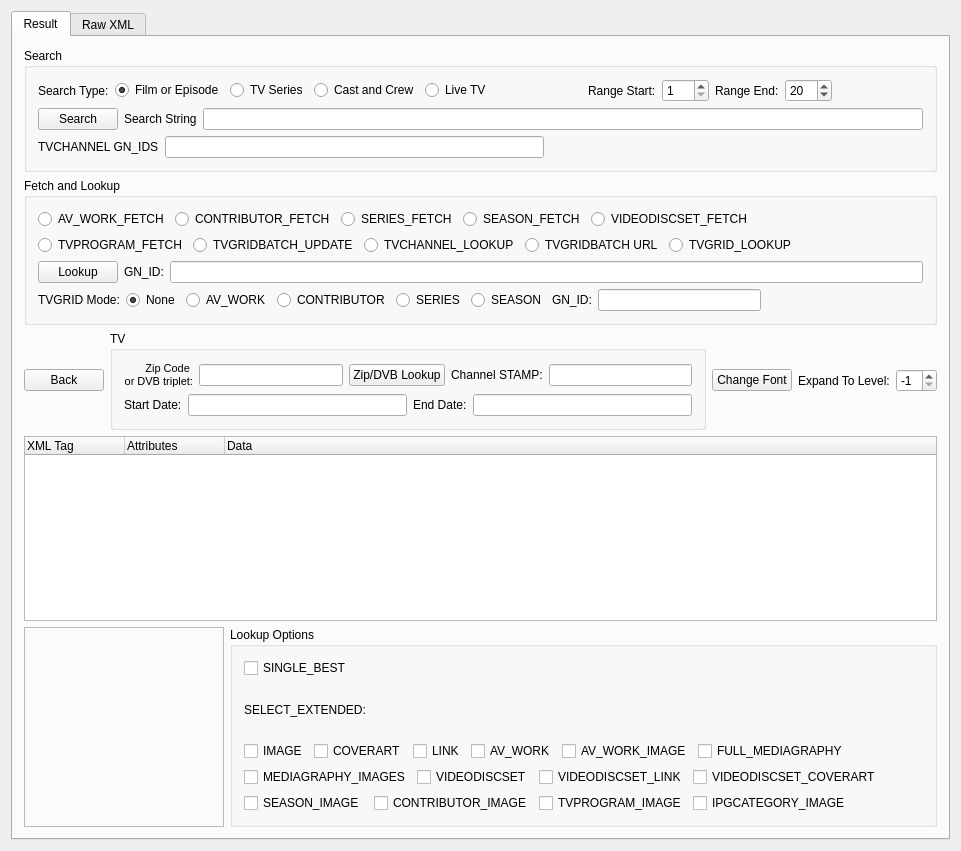
<?xml version="1.0" encoding="UTF-8"?>
<ui version="4.0">
 <class>webapi_refClass</class>
 <widget class="QWidget" name="webapi_refClass">
  <property name="geometry">
   <rect>
    <x>0</x>
    <y>0</y>
    <width>961</width>
    <height>851</height>
   </rect>
  </property>
  <property name="windowTitle">
   <string>EyeQ Reference Application</string>
  </property>
  <layout class="QVBoxLayout" name="verticalLayout">
   <item>
    <widget class="QTabWidget" name="tabWidget">
     <property name="currentIndex">
      <number>0</number>
     </property>
     <widget class="QWidget" name="tab_result">
      <attribute name="title">
       <string>Result</string>
      </attribute>
      <layout class="QGridLayout" name="gridLayout_6">
       <item row="0" column="0">
        <widget class="QGroupBox" name="groupBox">
         <property name="title">
          <string>Search</string>
         </property>
         <layout class="QVBoxLayout" name="verticalLayout_8">
          <item>
           <layout class="QHBoxLayout" name="horizontalLayout_26">
            <item>
             <layout class="QHBoxLayout" name="horizontalLayout_27">
              <item>
               <widget class="QLabel" name="label_18">
                <property name="text">
                 <string>Search Type:</string>
                </property>
               </widget>
              </item>
              <item>
               <widget class="QRadioButton" name="search_film_radioButton">
                <property name="text">
                 <string>Film or Episode</string>
                </property>
                <property name="checked">
                 <bool>true</bool>
                </property>
               </widget>
              </item>
              <item>
               <widget class="QRadioButton" name="search_series_radioButton">
                <property name="text">
                 <string>TV Series</string>
                </property>
               </widget>
              </item>
              <item>
               <widget class="QRadioButton" name="search_cast_radioButton">
                <property name="text">
                 <string>Cast and Crew</string>
                </property>
               </widget>
              </item>
              <item>
               <widget class="QRadioButton" name="search_live_tv_radioButton">
                <property name="text">
                 <string>Live TV</string>
                </property>
               </widget>
              </item>
             </layout>
            </item>
            <item>
             <spacer name="horizontalSpacer">
              <property name="orientation">
               <enum>Qt::Horizontal</enum>
              </property>
              <property name="sizeHint" stdset="0">
               <size>
                <width>40</width>
                <height>20</height>
               </size>
              </property>
             </spacer>
            </item>
            <item>
             <widget class="QLabel" name="label_6">
              <property name="text">
               <string>Range Start:</string>
              </property>
             </widget>
            </item>
            <item>
             <widget class="QSpinBox" name="range_start_spinBox">
              <property name="minimum">
               <number>1</number>
              </property>
              <property name="maximum">
               <number>100</number>
              </property>
             </widget>
            </item>
            <item>
             <widget class="QLabel" name="label_7">
              <property name="text">
               <string>Range End:</string>
              </property>
             </widget>
            </item>
            <item>
             <widget class="QSpinBox" name="range_end_spinBox">
              <property name="minimum">
               <number>1</number>
              </property>
              <property name="maximum">
               <number>100</number>
              </property>
              <property name="value">
               <number>20</number>
              </property>
             </widget>
            </item>
            <item>
             <spacer name="horizontalSpacer_8">
              <property name="orientation">
               <enum>Qt::Horizontal</enum>
              </property>
              <property name="sizeHint" stdset="0">
               <size>
                <width>40</width>
                <height>20</height>
               </size>
              </property>
             </spacer>
            </item>
           </layout>
          </item>
          <item>
           <layout class="QHBoxLayout" name="horizontalLayout_28">
            <item>
             <widget class="QPushButton" name="textsearch_search_pushButton">
              <property name="text">
               <string>Search</string>
              </property>
             </widget>
            </item>
            <item>
             <widget class="QLabel" name="textsearch_all_label_2">
              <property name="text">
               <string>Search String</string>
              </property>
             </widget>
            </item>
            <item>
             <widget class="QLineEdit" name="search_lineEdit"/>
            </item>
           </layout>
          </item>
          <item>
           <layout class="QHBoxLayout" name="horizontalLayout_12">
            <item>
             <widget class="QLabel" name="tvchannelid_label">
              <property name="enabled">
               <bool>true</bool>
              </property>
              <property name="text">
               <string>TVCHANNEL GN_IDS</string>
              </property>
             </widget>
            </item>
            <item>
             <widget class="QLineEdit" name="tvchannelid_lineEdit"/>
            </item>
            <item>
             <spacer name="horizontalSpacer_10">
              <property name="orientation">
               <enum>Qt::Horizontal</enum>
              </property>
              <property name="sizeHint" stdset="0">
               <size>
                <width>40</width>
                <height>20</height>
               </size>
              </property>
             </spacer>
            </item>
           </layout>
          </item>
         </layout>
        </widget>
       </item>
       <item row="3" column="0">
        <layout class="QHBoxLayout" name="horizontalLayout_2">
         <item>
          <widget class="QPushButton" name="back_pushButton">
           <property name="text">
            <string>Back</string>
           </property>
          </widget>
         </item>
         <item>
          <widget class="QGroupBox" name="groupBox_3">
           <property name="title">
            <string>TV</string>
           </property>
           <layout class="QVBoxLayout" name="verticalLayout_6">
            <item>
             <layout class="QHBoxLayout" name="horizontalLayout_3">
              <item>
               <widget class="QLabel" name="label_19">
                <property name="text">
                 <string>&lt;!DOCTYPE HTML PUBLIC &quot;-//W3C//DTD HTML 4.0//EN&quot; &quot;http://www.w3.org/TR/REC-html40/strict.dtd&quot;&gt;
&lt;html&gt;&lt;head&gt;&lt;meta name=&quot;qrichtext&quot; content=&quot;1&quot; /&gt;&lt;style type=&quot;text/css&quot;&gt;
p, li { white-space: pre-wrap; }
&lt;/style&gt;&lt;/head&gt;&lt;body style=&quot; font-family:'MS Shell Dlg 2'; font-size:8.25pt; font-weight:400; font-style:normal;&quot;&gt;
&lt;p align=&quot;right&quot; style=&quot; margin-top:0px; margin-bottom:0px; margin-left:0px; margin-right:0px; -qt-block-indent:0; text-indent:0px;&quot;&gt;&lt;span style=&quot; font-size:8pt;&quot;&gt;Zip Code &lt;/span&gt;&lt;/p&gt;
&lt;p align=&quot;right&quot; style=&quot; margin-top:0px; margin-bottom:0px; margin-left:0px; margin-right:0px; -qt-block-indent:0; text-indent:0px;&quot;&gt;&lt;span style=&quot; font-size:8pt;&quot;&gt;or DVB triplet:&lt;/span&gt;&lt;/p&gt;&lt;/body&gt;&lt;/html&gt;</string>
                </property>
               </widget>
              </item>
              <item>
               <widget class="QLineEdit" name="lineEdit_zip_code"/>
              </item>
              <item>
               <widget class="QPushButton" name="pushButton_zip_lookup">
                <property name="text">
                 <string>Zip/DVB Lookup</string>
                </property>
               </widget>
              </item>
              <item>
               <widget class="QLabel" name="chanstamp_label">
                <property name="text">
                 <string>Channel STAMP:</string>
                </property>
               </widget>
              </item>
              <item>
               <widget class="QLineEdit" name="lineEdit_channel_stamp"/>
              </item>
             </layout>
            </item>
            <item>
             <layout class="QHBoxLayout" name="horizontalLayout_6">
              <item>
               <widget class="QLabel" name="label_start_date">
                <property name="text">
                 <string>Start Date:</string>
                </property>
               </widget>
              </item>
              <item>
               <widget class="QLineEdit" name="lineEdit_start_date"/>
              </item>
              <item>
               <widget class="QLabel" name="label_end_date">
                <property name="text">
                 <string>End Date:</string>
                </property>
               </widget>
              </item>
              <item>
               <widget class="QLineEdit" name="lineEdit_end_date"/>
              </item>
             </layout>
            </item>
           </layout>
          </widget>
         </item>
         <item>
          <widget class="QPushButton" name="font_pushButton">
           <property name="text">
            <string>Change Font</string>
           </property>
          </widget>
         </item>
         <item>
          <widget class="QLabel" name="label_12">
           <property name="text">
            <string>Expand To Level:</string>
           </property>
          </widget>
         </item>
         <item>
          <widget class="QSpinBox" name="level_expand_spinBox">
           <property name="buttonSymbols">
            <enum>QAbstractSpinBox::UpDownArrows</enum>
           </property>
           <property name="minimum">
            <number>-1</number>
           </property>
           <property name="singleStep">
            <number>1</number>
           </property>
           <property name="value">
            <number>-1</number>
           </property>
          </widget>
         </item>
        </layout>
       </item>
       <item row="4" column="0">
        <widget class="QTreeWidget" name="result_treeWidget">
         <property name="alternatingRowColors">
          <bool>true</bool>
         </property>
         <property name="selectionMode">
          <enum>QAbstractItemView::ExtendedSelection</enum>
         </property>
         <property name="expandsOnDoubleClick">
          <bool>false</bool>
         </property>
         <property name="columnCount">
          <number>3</number>
         </property>
         <column>
          <property name="text">
           <string>XML Tag</string>
          </property>
         </column>
         <column>
          <property name="text">
           <string>Attributes</string>
          </property>
         </column>
         <column>
          <property name="text">
           <string>Data</string>
          </property>
         </column>
        </widget>
       </item>
       <item row="5" column="0">
        <layout class="QGridLayout" name="gridLayout_4">
         <item row="0" column="0">
          <widget class="QLabel" name="image_label">
           <property name="minimumSize">
            <size>
             <width>200</width>
             <height>200</height>
            </size>
           </property>
           <property name="maximumSize">
            <size>
             <width>200</width>
             <height>200</height>
            </size>
           </property>
           <property name="frameShape">
            <enum>QFrame::StyledPanel</enum>
           </property>
           <property name="text">
            <string/>
           </property>
          </widget>
         </item>
         <item row="0" column="1">
          <widget class="QGroupBox" name="groupBox_5">
           <property name="title">
            <string>Lookup Options</string>
           </property>
           <layout class="QVBoxLayout" name="verticalLayout_7">
            <item>
             <layout class="QHBoxLayout" name="horizontalLayout_10">
              <item>
               <widget class="QCheckBox" name="checkBox_single_best">
                <property name="text">
                 <string>SINGLE_BEST</string>
                </property>
               </widget>
              </item>
              <item>
               <spacer name="horizontalSpacer_4">
                <property name="orientation">
                 <enum>Qt::Horizontal</enum>
                </property>
                <property name="sizeHint" stdset="0">
                 <size>
                  <width>40</width>
                  <height>20</height>
                 </size>
                </property>
               </spacer>
              </item>
             </layout>
            </item>
            <item>
             <layout class="QHBoxLayout" name="horizontalLayout_11">
              <item>
               <widget class="QLabel" name="label">
                <property name="text">
                 <string>SELECT_EXTENDED:</string>
                </property>
               </widget>
              </item>
              <item>
               <spacer name="horizontalSpacer_9">
                <property name="orientation">
                 <enum>Qt::Horizontal</enum>
                </property>
                <property name="sizeHint" stdset="0">
                 <size>
                  <width>40</width>
                  <height>20</height>
                 </size>
                </property>
               </spacer>
              </item>
             </layout>
            </item>
            <item>
             <layout class="QHBoxLayout" name="horizontalLayout">
              <item>
               <widget class="QCheckBox" name="checkBox_image">
                <property name="text">
                 <string>IMAGE</string>
                </property>
                <property name="checked">
                 <bool>false</bool>
                </property>
                <attribute name="buttonGroup">
                 <string>select_extended_options</string>
                </attribute>
               </widget>
              </item>
              <item>
               <widget class="QCheckBox" name="checkBox_coverart">
                <property name="text">
                 <string>COVERART</string>
                </property>
                <property name="checked">
                 <bool>false</bool>
                </property>
                <attribute name="buttonGroup">
                 <string>select_extended_options</string>
                </attribute>
               </widget>
              </item>
              <item>
               <widget class="QCheckBox" name="checkBox_link">
                <property name="text">
                 <string>LINK</string>
                </property>
                <property name="checked">
                 <bool>false</bool>
                </property>
                <attribute name="buttonGroup">
                 <string>select_extended_options</string>
                </attribute>
               </widget>
              </item>
              <item>
               <widget class="QCheckBox" name="checkBox_av_work">
                <property name="text">
                 <string>AV_WORK</string>
                </property>
                <property name="checked">
                 <bool>false</bool>
                </property>
                <attribute name="buttonGroup">
                 <string>select_extended_options</string>
                </attribute>
               </widget>
              </item>
              <item>
               <widget class="QCheckBox" name="checkBox_av_work_image">
                <property name="text">
                 <string>AV_WORK_IMAGE</string>
                </property>
                <property name="checked">
                 <bool>false</bool>
                </property>
                <attribute name="buttonGroup">
                 <string>select_extended_options</string>
                </attribute>
               </widget>
              </item>
              <item>
               <widget class="QCheckBox" name="checkBox_full_mediagraphy">
                <property name="text">
                 <string>FULL_MEDIAGRAPHY</string>
                </property>
                <property name="checked">
                 <bool>false</bool>
                </property>
                <attribute name="buttonGroup">
                 <string>select_extended_options</string>
                </attribute>
               </widget>
              </item>
              <item>
               <spacer name="horizontalSpacer_2">
                <property name="orientation">
                 <enum>Qt::Horizontal</enum>
                </property>
                <property name="sizeHint" stdset="0">
                 <size>
                  <width>13</width>
                  <height>17</height>
                 </size>
                </property>
               </spacer>
              </item>
             </layout>
            </item>
            <item>
             <layout class="QHBoxLayout" name="horizontalLayout_4">
              <item>
               <widget class="QCheckBox" name="checkBox_mediagraphy_images">
                <property name="text">
                 <string>MEDIAGRAPHY_IMAGES</string>
                </property>
                <property name="checked">
                 <bool>false</bool>
                </property>
                <attribute name="buttonGroup">
                 <string>select_extended_options</string>
                </attribute>
               </widget>
              </item>
              <item>
               <widget class="QCheckBox" name="checkBox_videodiscset">
                <property name="text">
                 <string>VIDEODISCSET</string>
                </property>
                <property name="checked">
                 <bool>false</bool>
                </property>
                <attribute name="buttonGroup">
                 <string>select_extended_options</string>
                </attribute>
               </widget>
              </item>
              <item>
               <widget class="QCheckBox" name="checkBox_videodiscset_link">
                <property name="text">
                 <string>VIDEODISCSET_LINK</string>
                </property>
                <property name="checked">
                 <bool>false</bool>
                </property>
                <attribute name="buttonGroup">
                 <string>select_extended_options</string>
                </attribute>
               </widget>
              </item>
              <item>
               <widget class="QCheckBox" name="checkBox_videodiscset_coverart">
                <property name="text">
                 <string>VIDEODISCSET_COVERART</string>
                </property>
                <property name="checked">
                 <bool>false</bool>
                </property>
                <attribute name="buttonGroup">
                 <string>select_extended_options</string>
                </attribute>
               </widget>
              </item>
              <item>
               <spacer name="horizontalSpacer_5">
                <property name="orientation">
                 <enum>Qt::Horizontal</enum>
                </property>
                <property name="sizeHint" stdset="0">
                 <size>
                  <width>40</width>
                  <height>20</height>
                 </size>
                </property>
               </spacer>
              </item>
             </layout>
            </item>
            <item>
             <layout class="QHBoxLayout" name="horizontalLayout_5">
              <item>
               <widget class="QCheckBox" name="checkBox_season_image">
                <property name="text">
                 <string>SEASON_IMAGE </string>
                </property>
                <property name="checked">
                 <bool>false</bool>
                </property>
                <attribute name="buttonGroup">
                 <string>select_extended_options</string>
                </attribute>
               </widget>
              </item>
              <item>
               <widget class="QCheckBox" name="checkBox_contributor_image">
                <property name="text">
                 <string>CONTRIBUTOR_IMAGE</string>
                </property>
                <property name="checked">
                 <bool>false</bool>
                </property>
                <attribute name="buttonGroup">
                 <string>select_extended_options</string>
                </attribute>
               </widget>
              </item>
              <item>
               <widget class="QCheckBox" name="checkBox_tvprogram_image">
                <property name="text">
                 <string>TVPROGRAM_IMAGE</string>
                </property>
                <property name="checked">
                 <bool>false</bool>
                </property>
                <attribute name="buttonGroup">
                 <string>select_extended_options</string>
                </attribute>
               </widget>
              </item>
              <item>
               <widget class="QCheckBox" name="checkBox_ipgcategory_image">
                <property name="text">
                 <string>IPGCATEGORY_IMAGE</string>
                </property>
                <attribute name="buttonGroup">
                 <string>select_extended_options</string>
                </attribute>
               </widget>
              </item>
              <item>
               <spacer name="horizontalSpacer_6">
                <property name="orientation">
                 <enum>Qt::Horizontal</enum>
                </property>
                <property name="sizeHint" stdset="0">
                 <size>
                  <width>40</width>
                  <height>20</height>
                 </size>
                </property>
               </spacer>
              </item>
             </layout>
            </item>
           </layout>
          </widget>
         </item>
        </layout>
       </item>
       <item row="1" column="0">
        <widget class="QGroupBox" name="groupBox_4">
         <property name="title">
          <string>Fetch and Lookup</string>
         </property>
         <layout class="QVBoxLayout" name="verticalLayout_5">
          <item>
           <layout class="QHBoxLayout" name="horizontalLayout_13">
            <item>
             <widget class="QRadioButton" name="radioButton_2">
              <property name="text">
               <string>AV_WORK_FETCH</string>
              </property>
              <attribute name="buttonGroup">
               <string>lookup_types</string>
              </attribute>
             </widget>
            </item>
            <item>
             <widget class="QRadioButton" name="radioButton_contributor">
              <property name="text">
               <string>CONTRIBUTOR_FETCH</string>
              </property>
              <attribute name="buttonGroup">
               <string>lookup_types</string>
              </attribute>
             </widget>
            </item>
            <item>
             <widget class="QRadioButton" name="radioButton_6">
              <property name="text">
               <string>SERIES_FETCH</string>
              </property>
              <attribute name="buttonGroup">
               <string>lookup_types</string>
              </attribute>
             </widget>
            </item>
            <item>
             <widget class="QRadioButton" name="radioButton_7">
              <property name="text">
               <string>SEASON_FETCH</string>
              </property>
              <attribute name="buttonGroup">
               <string>lookup_types</string>
              </attribute>
             </widget>
            </item>
            <item>
             <widget class="QRadioButton" name="radioButton_3">
              <property name="text">
               <string>VIDEODISCSET_FETCH</string>
              </property>
              <attribute name="buttonGroup">
               <string>lookup_types</string>
              </attribute>
             </widget>
            </item>
            <item>
             <spacer name="horizontalSpacer_7">
              <property name="orientation">
               <enum>Qt::Horizontal</enum>
              </property>
              <property name="sizeHint" stdset="0">
               <size>
                <width>40</width>
                <height>20</height>
               </size>
              </property>
             </spacer>
            </item>
           </layout>
          </item>
          <item>
           <layout class="QHBoxLayout" name="horizontalLayout_9">
            <item>
             <widget class="QRadioButton" name="radioButton">
              <property name="text">
               <string>TVPROGRAM_FETCH</string>
              </property>
              <attribute name="buttonGroup">
               <string>lookup_types</string>
              </attribute>
             </widget>
            </item>
            <item>
             <widget class="QRadioButton" name="radiobutton_tv_batch_update">
              <property name="text">
               <string>TVGRIDBATCH_UPDATE</string>
              </property>
              <attribute name="buttonGroup">
               <string>lookup_types</string>
              </attribute>
             </widget>
            </item>
            <item>
             <widget class="QRadioButton" name="radiobutton_tv_channel">
              <property name="text">
               <string>TVCHANNEL_LOOKUP</string>
              </property>
              <attribute name="buttonGroup">
               <string>lookup_types</string>
              </attribute>
             </widget>
            </item>
            <item>
             <widget class="QRadioButton" name="radiobutton_tv_batch_url">
              <property name="text">
               <string>TVGRIDBATCH URL</string>
              </property>
              <attribute name="buttonGroup">
               <string>lookup_types</string>
              </attribute>
             </widget>
            </item>
            <item>
             <widget class="QRadioButton" name="radiobutton_tv_grid">
              <property name="text">
               <string>TVGRID_LOOKUP</string>
              </property>
              <attribute name="buttonGroup">
               <string>lookup_types</string>
              </attribute>
             </widget>
            </item>
            <item>
             <spacer name="horizontalSpacer_11">
              <property name="orientation">
               <enum>Qt::Horizontal</enum>
              </property>
              <property name="sizeHint" stdset="0">
               <size>
                <width>40</width>
                <height>20</height>
               </size>
              </property>
             </spacer>
            </item>
           </layout>
          </item>
          <item>
           <layout class="QHBoxLayout" name="horizontalLayout_8">
            <item>
             <widget class="QPushButton" name="lookup_id_pushButton">
              <property name="text">
               <string>Lookup</string>
              </property>
             </widget>
            </item>
            <item>
             <widget class="QLabel" name="label_gn_id_or_url">
              <property name="text">
               <string>GN_ID:</string>
              </property>
             </widget>
            </item>
            <item>
             <widget class="QLineEdit" name="id_lineEdit"/>
            </item>
           </layout>
          </item>
          <item>
           <layout class="QHBoxLayout" name="horizontalLayout_7">
            <item>
             <widget class="QLabel" name="label_tvgrid_mode">
              <property name="text">
               <string>TVGRID Mode:</string>
              </property>
             </widget>
            </item>
            <item>
             <widget class="QRadioButton" name="radio_tvgrid_mode_none">
              <property name="text">
               <string>None</string>
              </property>
              <property name="checked">
               <bool>true</bool>
              </property>
              <attribute name="buttonGroup">
               <string>tvgrid_modes</string>
              </attribute>
             </widget>
            </item>
            <item>
             <widget class="QRadioButton" name="radio_tvgrid_mode_av_work">
              <property name="text">
               <string>AV_WORK</string>
              </property>
              <attribute name="buttonGroup">
               <string>tvgrid_modes</string>
              </attribute>
             </widget>
            </item>
            <item>
             <widget class="QRadioButton" name="radio_tvgrid_mode_contributor">
              <property name="text">
               <string>CONTRIBUTOR</string>
              </property>
              <attribute name="buttonGroup">
               <string>tvgrid_modes</string>
              </attribute>
             </widget>
            </item>
            <item>
             <widget class="QRadioButton" name="radio_tvgrid_mode_series">
              <property name="text">
               <string>SERIES</string>
              </property>
              <attribute name="buttonGroup">
               <string>tvgrid_modes</string>
              </attribute>
             </widget>
            </item>
            <item>
             <widget class="QRadioButton" name="radio_tvgrid_mode_season">
              <property name="text">
               <string>SEASON</string>
              </property>
              <attribute name="buttonGroup">
               <string>tvgrid_modes</string>
              </attribute>
             </widget>
            </item>
            <item>
             <widget class="QLabel" name="label_option_gn_id">
              <property name="text">
               <string>GN_ID:</string>
              </property>
             </widget>
            </item>
            <item>
             <widget class="QLineEdit" name="lineEdit_option_gn_id"/>
            </item>
            <item>
             <spacer name="horizontalSpacer_3">
              <property name="orientation">
               <enum>Qt::Horizontal</enum>
              </property>
              <property name="sizeHint" stdset="0">
               <size>
                <width>40</width>
                <height>20</height>
               </size>
              </property>
             </spacer>
            </item>
           </layout>
          </item>
         </layout>
        </widget>
       </item>
      </layout>
     </widget>
     <widget class="QWidget" name="tab_xml">
      <attribute name="title">
       <string>Raw XML</string>
      </attribute>
      <layout class="QGridLayout" name="gridLayout_2">
       <item row="0" column="0">
        <layout class="QVBoxLayout" name="verticalLayout_4">
         <item>
          <layout class="QVBoxLayout" name="verticalLayout_2">
           <item>
            <widget class="QLabel" name="label_2">
             <property name="text">
              <string>Request XML</string>
             </property>
            </widget>
           </item>
           <item>
            <widget class="QPlainTextEdit" name="request_xml_plainTextEdit"/>
           </item>
          </layout>
         </item>
         <item>
          <layout class="QVBoxLayout" name="verticalLayout_3">
           <item>
            <widget class="QLabel" name="label_3">
             <property name="text">
              <string>Response XML</string>
             </property>
            </widget>
           </item>
           <item>
            <widget class="QPlainTextEdit" name="response_xml_plainTextEdit"/>
           </item>
          </layout>
         </item>
        </layout>
       </item>
      </layout>
     </widget>
    </widget>
   </item>
  </layout>
 </widget>
 <layoutdefault spacing="6" margin="11"/>
 <resources>
  <include location="webapi_ref.qrc"/>
 </resources>
 <connections/>
 <buttongroups>
  <buttongroup name="select_extended_options">
   <property name="exclusive">
    <bool>false</bool>
   </property>
  </buttongroup>
  <buttongroup name="tvgrid_modes"/>
  <buttongroup name="lookup_types"/>
 </buttongroups>
</ui>
